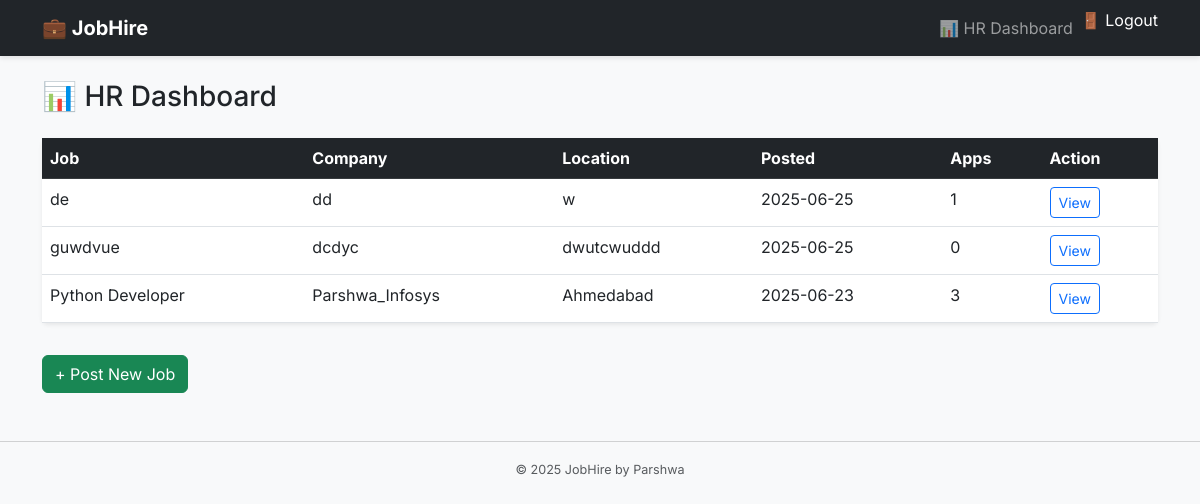
Page /hr-dashboard/ (signed in) on the committed database.
### hire/models.py (models this page shows, shortened)
class Job(models.Model):
    title = models.CharField(max_length=100)
    company = models.CharField(max_length=100)
    location = models.CharField(max_length=100)
    description = models.TextField()
    salary = models.CharField(max_length = 50 , blank = True)
    experience = models.CharField(max_length = 50 , blank=True)
    posted_on = models.DateTimeField(auto_now_add=True)

### hire/views.py (the view)
# urls.py: path('hr-dashboard/', views.hr_dashboard, name='hr_dashboard'),
@staff_member_required
def hr_dashboard(request):
    jobs = Job.objects.annotate(app_count=Count('application')).order_by('-posted_on')
    return render(request, 'hire/hr_dashboard.html', {'jobs': jobs})

### hire/templates/hire/hr_dashboard.html (shortened to what this page needs)
{% extends 'hire/base.html' %}
{% block content %}
<h3 class="mb-4">📊 HR Dashboard</h3>
<table class="table table-hover shadow-sm bg-white rounded">
  <thead class="table-dark">
    <tr>
      <th>Job</th>
      <th>Company</th>
      <th>Location</th>
      <th>Posted</th>
      <th>Apps</th>
      <th>Action</th>
    </tr>
  </thead>
  <tbody>
    {% for job in jobs %}
    <tr>
      <td>{{ job.title }}</td>
      <td>{{ job.company }}</td>
      <td>{{ job.location }}</td>
      <td>{{ job.posted_on|date:"Y-m-d" }}</td>
      <td>{{ job.app_count }}</td>
      <td>
        <a href="{% url 'view_applications' job.id %}" class="btn btn-sm btn-outline-primary">View</a>
      </td>
    </tr>
    {% endfor %}
  </tbody>
</table>
<a href="{% url 'post_job' %}" class="btn btn-success mt-3">+ Post New Job</a>
{% endblock %}

### hire/templates/hire/base.html (style rules this page uses)
body { font-family: 'Inter', sans-serif; background-color: #f8f9fa; }

### rows in the picture
Job: title "de", company "dd", location "w", posted_on "2025-06-25", app_count "1"
Job: title "guwdvue", company "dcdyc", location "dwutcwuddd", posted_on "2025-06-25", app_count "0"
Job: title "Python Developer", company "Parshwa_Infosys", location "Ahmedabad", posted_on "2025-06-23", app_count "3"
